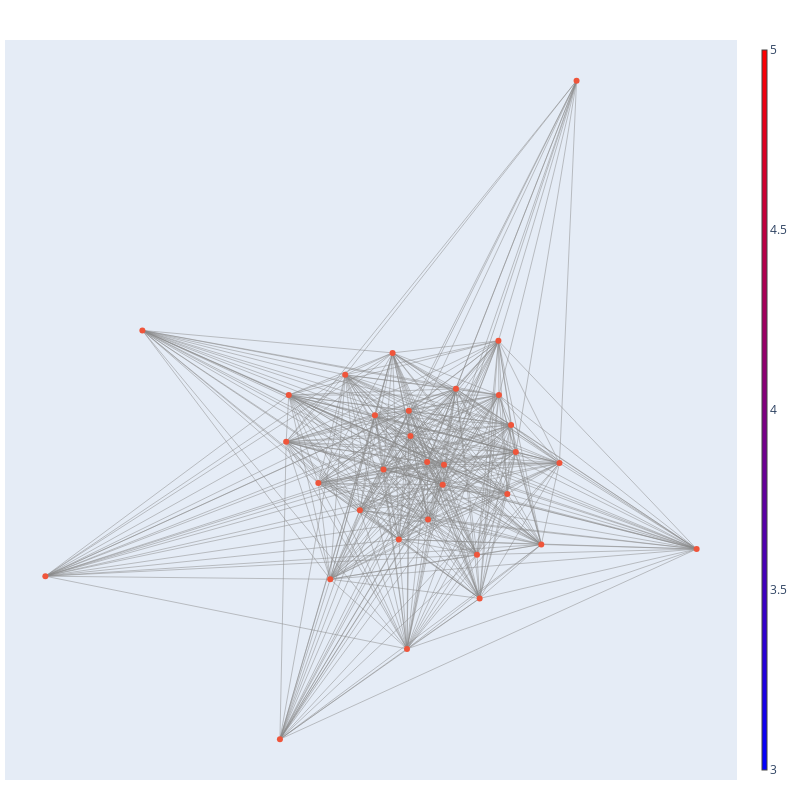

Here is the notebook cell this chart was saved with:
### Code cell
draw_plotly_graph(G_s_c)#, node_colors = list(custom_colors), node_sizes = 20

### Figure 1 — Plotly figure (JSON) as saved in the notebook; plotly's stock layout.template omitted (floating-point values rounded to 4 significant figures; data arrays with more than 128 entries replaced by an {"elided": "..."} marker saying what was removed)
{"data": [{"hoverinfo": "none", "line": {"color": "#888", "width": 0.5}, "mode": "lines", "type": "scatter", "x": {"elided": "1458 float values"}, "y": {"elided": "1458 float values"}}, {"hoverinfo": "text", "marker": {"colorbar": {"thickness": 5, "title": {"side": "right"}, "xanchor": "left"}, "colorscale": [[0, "rgb(0,0,255)"], [1, "rgb(255,0,0)"]], "line": {"width": 0}, "reversescale": false, "showscale": true}, "mode": "markers", "text": ["adjacent connections: 32", "adjacent connections: 32", "adjacent connections: 32", "adjacent connections: 29", "adjacent connections: 32", "adjacent connections: 32", "adjacent connections: 29", "adjacent connections: 29", "adjacent connections: 31", "adjacent connections: 29", "adjacent connections: 32", "adjacent connections: 30", "adjacent connections: 32", "adjacent connections: 31", "adjacent connections: 31", "adjacent connections: 29", "adjacent connections: 31", "adjacent connections: 30", "adjacent connections: 28", "adjacent connections: 30", "adjacent connections: 32", "adjacent connections: 31", "adjacent connections: 22", "adjacent connections: 31", "adjacent connections: 32", "adjacent connections: 24", "adjacent connections: 30", "adjacent connections: 29", "adjacent connections: 30", "adjacent connections: 30", "adjacent connections: 24", "adjacent connections: 14"], "type": "scatter", "x": [0.06946, 0.03109, -0.006938, -0.217, -0.06841, -0.1224, 0.1936, -0.01076, -0.03344, 0.3328, 0.06658, 0.214, 0.1948, 0.2225, 0.03315, 0.1508, -0.08803, -0.04772, 0.6457, 0.2914, 0.09676, 0.1448, -0.8395, -0.19, -0.1558, -0.6183, -0.2904, -0.01489, -0.2845, 0.2333, -0.3046, 0.3718], "y": [0.003725, 0.01131, 0.07835, -0.04353, -0.008349, -0.1139, 0.3255, 0.1442, -0.1898, 0.008205, -0.0483, -0.07169, 0.1845, 0.1072, -0.1382, -0.3429, 0.1322, 0.294, -0.2148, -0.203, 0.2009, -0.2295, -0.2852, -0.2931, 0.237, 0.3524, 0.06329, -0.4739, 0.1848, 0.03685, -0.7082, 1]}], "layout": {"coloraxis": {"showscale": false}, "height": 800, "hovermode": "closest", "margin": {"b": 20, "l": 5, "r": 5, "t": 40}, "showlegend": false, "title": {"font": {"size": 16}, "x": 0.5, "xanchor": "center", "yanchor": "top"}, "width": 800, "xaxis": {"autorange": true, "range": [-0.9315, 0.7377], "showgrid": false, "showticklabels": false, "type": "linear", "zeroline": false}, "yaxis": {"autorange": true, "range": [-0.8139, 1.106], "showgrid": false, "showticklabels": false, "type": "linear", "zeroline": false}}}
